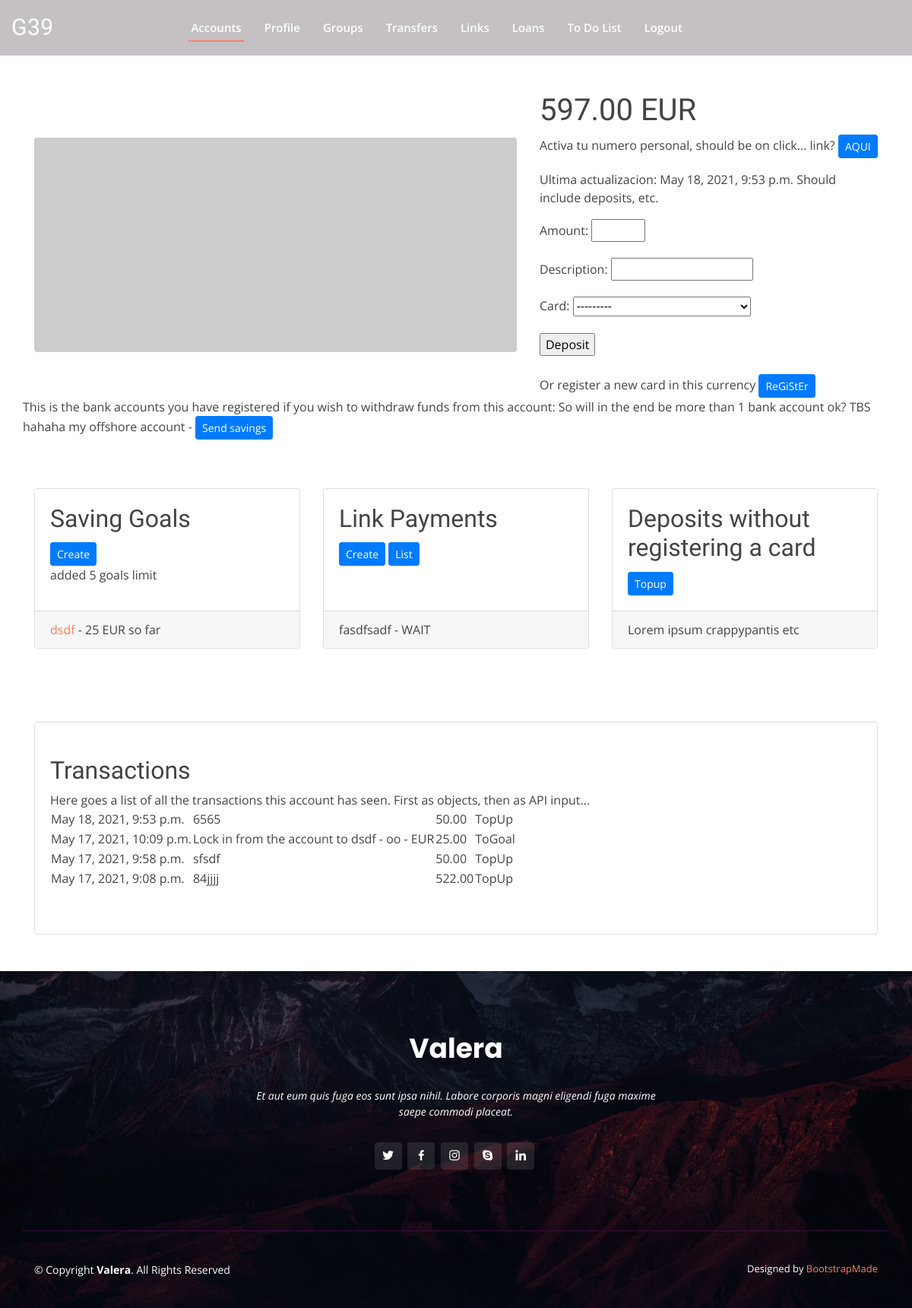
The app's page /account/3d89ffb5-d547-4bef-bca0-6831a51b37da/ (signed in) with its own data.
### cuenta/models.py (models this page shows, shortened)
class Cuenta(models.Model):
    created = models.DateTimeField(auto_now_add=True)
    updated = models.DateTimeField(auto_now=True)
    user = models.ForeignKey(User, on_delete=models.PROTECT)
    id = models.CharField(max_length=35, default=uuid.uuid4, primary_key=True, editable=False, db_index=True)
    activation = models.BooleanField(default=True)
    viban = models.CharField(max_length=35, null=True)
    currency = models.CharField(max_length=3, choices=supported_currencies, default='EUR')
    balance = models.DecimalField(max_digits=10, decimal_places=2, default=0.00)
    wid = models.IntegerField(verbose_name='Wallet ID', default=0)
    description = models.CharField(max_length=200)

class GoalSaving(models.Model):
    created = models.DateTimeField(auto_now_add=True)
    updated = models.DateTimeField(auto_now=True)
    account = models.ForeignKey(Cuenta, on_delete=models.CASCADE)
    title = models.CharField(max_length=25)
    description = models.TextField(help_text='Add a description if you like, here', blank=True, null=True)
    goal = models.IntegerField(validators=(MinValueValidator(250, message='Minimum amount is 250.'),))
    achieved = models.PositiveIntegerField(default=0)
    monthly = models.PositiveIntegerField(null=True, blank=True,
                                          help_text='Want to add a monthly topup amount? Leave at 0 if not.')
    status = models.CharField(max_length=4, choices=statuses, default='CREA')
    image = models.ImageField(upload_to='static/goals/images/', blank=True, null=True)
    video = models.URLField(null=True, blank=True)
    duration = models.PositiveSmallIntegerField(null=True, blank=True)

class LinkPayment(models.Model):
    STATUS = (('WAIT', 'Awaiting Payment'), ('PAID', 'Payment Successful'), ('CANC', 'Link Cancelled'),
              ('EXPR', 'Link Expired'))
    created = models.DateTimeField(auto_now_add=True)
    status = models.CharField(max_length=4, choices=STATUS, default='WAIT')
    receiver = models.ForeignKey(Saver, on_delete=models.CASCADE, related_name='receiverForLink')
    receiver_account = models.ForeignKey(Cuenta, on_delete=models.CASCADE, related_name='receiverAccount')
    sender = models.ForeignKey(User, on_delete=models.CASCADE, related_name='sender', null=True)
    expiry = models.DurationField(editable=False)
    description = models.CharField(max_length=35)
    execution = models.DateTimeField(blank=True, null=True)
    amount = models.DecimalField(max_digits=8, decimal_places=2, default=0.01, validators=(MinValueValidator(0.01),))
    sec_code = models.PositiveSmallIntegerField(editable=False, default=randint(10000, 99999))
    qr_link = models.ImageField(upload_to='static/qr_links/', null=True)
    class Meta:
        ordering = ['-created']
    def __str__(self):
        return self.description

class Transaction(models.Model):
    TYPES = (('TopUp', 'TopUp'), ('Donation', 'Donation'), ('LinkPayment', 'LinkPayment'),
             ('ToGoal', 'Added to Goal'))
    created = models.DateTimeField(auto_now_add=True)
    sender = models.ForeignKey(User, on_delete=models.PROTECT, related_name='sender-user+', blank=True, null=True)
    sender_account = models.ForeignKey(Cuenta, on_delete=models.PROTECT, related_name='sender-account+', blank=True,
                                   null=True)
    receiver = models.ForeignKey(User, on_delete=models.PROTECT, related_name='receiver-user+', blank=True, null=True)
    receiver_account = models.ForeignKey(Cuenta, on_delete=models.PROTECT, related_name='receiver-account+', null=True,
                                         blank=True)
    amount = models.DecimalField(max_digits=7, decimal_places=2)
    description = models.CharField(max_length=150, blank=True, null=True)
    type = models.CharField(max_length=11, choices=TYPES)
    class Meta:
        ordering = ['-created']

### payment/models.py (models this page shows, shortened)
class MangoBankAccount(models.Model):
    saver = models.ForeignKey(Saver, on_delete=models.DO_NOTHING, related_name='saverbankaccount')
    bid = models.PositiveIntegerField(default=0)
    description = models.CharField(max_length=25)
    bank_account_type = models.CharField(max_length=6, default='IBAN')
    al1 = models.CharField(max_length=150)
    al2 = models.CharField(max_length=150, null=True, blank=True)
    city = models.CharField(max_length=50)
    pc = models.CharField(max_length=8)
    country = models.CharField(max_length=25) #change for a country field later on.
    account_number = models.CharField(max_length=50)
    bic = models.CharField(max_length=12, blank=True, null=True)
    iban = models.CharField(max_length=25)
    currency = models.CharField(max_length=3, default=supported_currencies)
    def __str__(self):
        return self.description

### cuenta/views.py (the view)
# urls.py: path('<uuid:id>/', CuentaView.as_view(), name='cuentaview'),
class CuentaView(LoginRequiredMixin, DetailView):
    model = Cuenta
    template_name = 'cuenta/detail.html'
    pk_url_kwarg = 'id'
    def get_context_data(self, **kwargs):
        context = super(CuentaView, self).get_context_data()
        context['goals'] = GoalSaving.objects.filter(account=self.object)
        context['transactions'] = Transaction.objects.filter(receiver_account=self.kwargs['id'])
        context['links'] = LinkPayment.objects.filter(receiver_account=self.kwargs['id'])[:5]
        saver = Saver.objects.get(user=self.request.user)
        card = MangoCard.objects.filter(saver=saver, currency=self.object.currency)
        if card:
            context['form'] = Deposit(user=self.request.user, currency=self.object.currency) # is this syntax right?!
        context['bankaccounts'] = MangoBankAccount.objects.filter(saver=saver)
        print(context['bankaccounts'], 'bankaccs')
        return context

### cuenta/forms.py
class Deposit(forms.Form):
    amount = forms.IntegerField(max_value=2500, min_value=50)
    description = forms.CharField(max_length=150, min_length=3, required=False)
    card = forms.ModelChoiceField(queryset=None)
    def __init__(self, user, currency, *args, **kwargs):
        super(Deposit, self).__init__(*args, **kwargs)
        saver = Saver.objects.get(user=user)
        self.fields['card'].queryset = MangoCard.objects.filter(saver=saver, currency=currency)

### payment/models.py (called while the page is built)
    def __str__(self):
        return f'{self.cid} from {self.saver}'

### saver/models.py (called while the page is built)
    def __str__(self):
        return f'{self.mid} : {self.user} : {self.user_type}'

### cuenta/templates/cuenta/detail.html (shortened to what this page needs)
{% extends "base.html" %}
{% block content %}
  <div class="container">
    <div class="row align-items-center my-5">
      <div class="col-lg-7">
        <img class="img-fluid rounded mb-4 mb-lg-0" src="http://placehold.it/900x400" alt="">
      </div>
      <div class="col-lg-5">
        <h1 class="font-weight-light">{{ cuenta.balance }} {{ cuenta.currency }}</h1>
        <p>
          {% if cuenta.currency == 'EUR' %}
            {% if not cuenta.viban %} Activa tu numero personal, should be on click... link?
            <a href="{% url 'ibanize' cuenta.id %}" class="btn btn-primary btn-sm">AQUI</a>
              {% else %} Tu numero de cuenta: {{ cuenta.viban }}
             {% endif %}
          {% else %}
            Numeros de cuenta IBAN de momento solo se pueden crear para cuentas en EURO. Todas las demas funciones estan disponibles.
          {% endif %}
        </p>
        <p>
            Ultima actualizacion: {{ cuenta.updated }} Should include deposits, etc.
        </p>
      {% if form %}
      <form action="deposit/" method="post">
        {{ form.as_p }}
        <input type="submit" value="Deposit">
      </form>
      <br>
        Or register a new card in this currency <a href="{% url 'cardregistration' cuenta.id %}" class="btn btn-primary btn-sm">ReGiStEr</a>
      {% else %}
        Please register a card to start <a href="{% url 'cardregistration' cuenta.id %}" class="btn btn-primary btn-sm">ReGiStEr</a>
      {% endif %}
      </div>
      <div>
        <p>
        This is the bank accounts you have registered if you wish to withdraw funds from this account:
          So will in the end be more than 1 bank account ok? TBS hahaha
        {% for ba in bankaccounts %}
          {{ ba }} - <a href="{% url 'payout' cuenta.id %}" class="btn btn-primary btn-sm">Send savings</a>
        {% empty %}
          Register one inside your <a href="{% url 'saverview' %}" class="btn btn-primary btn-sm">profile</a>
        {% endfor %}
        </p>
      </div>
    </div>
    <div class="row">
      <div class="col-md-4 mb-5">
        <div class="card h-100">
          <div class="card-body">
            <h2 class="card-title">Saving Goals</h2>
            {% if goals|length <= 4 %}
            <p class="card-text">
              <a href="{% url 'goalsavecreate' cuenta.id %}" class="btn btn-primary btn-sm">Create</a><br>
              added 5 goals limit
            </p>
            {% endif %}
          </div>
          <div class="card-footer">
            {% if goals %}
              {% for goal in goals %}
                <a href="{% url 'goalsaveview' cuenta.id goal.id %}">{{ goal.title }}</a> - {{ goal.achieved }} {{ goal.account.currency }} so far<br>
              {% endfor %}
            {% endif %}
          </div>
        </div>
      </div>
      <div class="col-md-4 mb-5">
        <div class="card h-100">
          <div class="card-body">
            <h2 class="card-title">Link Payments</h2>
            <p class="card-text">
              <a href="{% url 'linkcreate' cuenta.id %}" class="btn btn-primary btn-sm">Create</a>
              <a href="{% url 'linklist' cuenta.id %}" class="btn btn-primary btn-sm">List</a>
            </p>
          </div>
          <div class="card-footer">
            {% for link in links %}
              {{ link }} - {{ link.status }}<br>
            {% empty %}
              No links created yet.
            {% endfor %}
          </div>
        </div>
      </div>
      <div class="col-md-4 mb-5">
        <div class="card h-100">
          <div class="card-body">
            <h2 class="card-title">Deposits without registering a card</h2>
            <p class="card-text">
              <a href="{% url 'topupstart' cuenta.id %}" class="btn btn-primary btn-sm">Topup</a>
            </p>
          </div>
          <div class="card-footer">
            Lorem ipsum crappypantis etc
          </div>
        </div>
      </div>
    </div>
    <div class="card my-5 py-4">
      <div class="card-body">
          <p class="m-0"><h2>Transactions</h2>
          Here goes a list of all the transactions this account has seen. First as objects, then as API input...
          <table>
            {% for t in transactions %}
                <tr>
                  <td>{{ t.created }}</td><td>{{ t.description }}</td><td>{{ t.amount }}</td><td>{{ t.type }}</td>
                </tr>
            {% empty %}
              No transactions done yet.
            {% endfor %}
          </table>
        </p>
      </div>
    </div>
  </div>
{% endblock %}

### static/assets/css/style.css (style rules this page uses)
body { font-family: "Open Sans", sans-serif; color: #444444; }
a { color: #ff7f5d; }
h1, h2, h3, h4, h5, h6 { font-family: "Raleway", sans-serif; }

### records on screen
Cuenta: balance "597.00", currency "EUR", updated "May 18, 2021, 9:53 p.m."
MangoBankAccount: description "my offshore account"
GoalSaving: title "dsdf", achieved "25", account.currency "EUR"
LinkPayment: description "fasdfsadf", status "WAIT"
Transaction: created "May 18, 2021, 9:53 p.m.", description "6565", amount "50.00", type "TopUp"
Transaction: created "May 17, 2021, 10:09 p.m.", description "Lock in from the account to dsdf - oo - EUR", amount "25.00", type "ToGoal"
Transaction: created "May 17, 2021, 9:58 p.m.", description "sfsdf", amount "50.00", type "TopUp"
Transaction: created "May 17, 2021, 9:08 p.m.", description "84jjjj", amount "522.00", type "TopUp"
